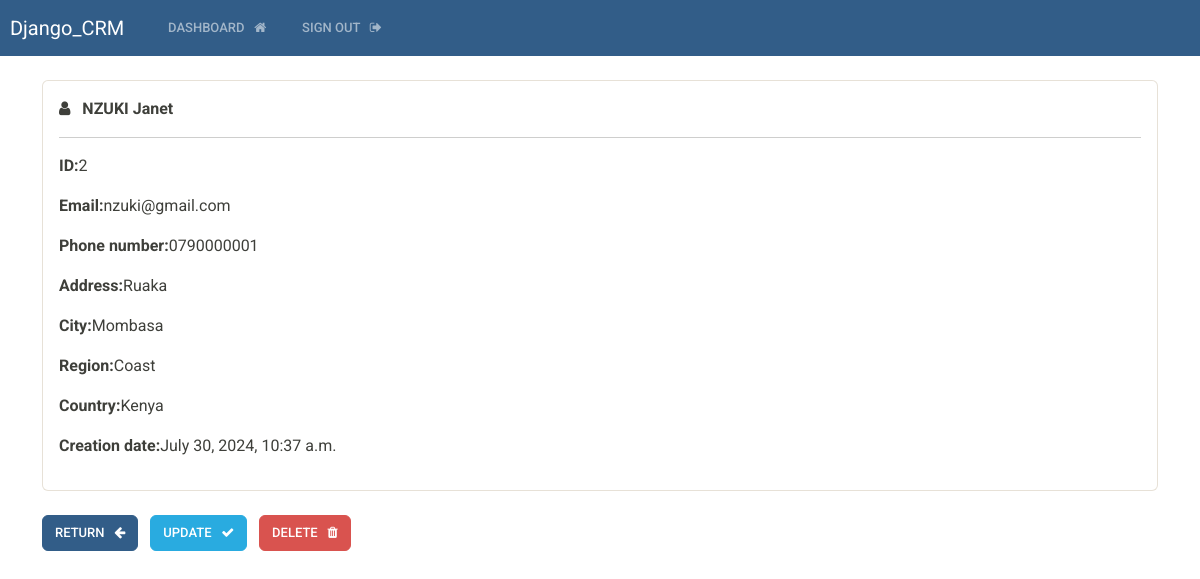
The page /record/2 (signed in) on the database its author committed.
### base/models.py (models this page shows)
class Record(models.Model):
    creation_date = models.DateTimeField(auto_now_add=True)
    first_name = models.CharField(max_length=100)
    last_name = models.CharField(max_length=100)
    email = models.CharField(max_length=200)
    phone = models.CharField(max_length=30)
    address = models.CharField(max_length=100)
    city = models.CharField(max_length= 200)
    region = models.CharField(max_length=150)
    country = models.CharField(max_length=155)

### base/views.py (the view)
# urls.py: path('record/<int:pk>', views.record, name='record'),
@login_required(login_url='login')
def record(request, pk):
    all_records = Record.objects.get(id=pk)
    context={'record': all_records}
    return render (request, 'base/view_record.html', context=context)

### base/templates/base/view_record.html (shortened to what this page needs)
{% extends 'base/base.html' %}
{% block content %}
    <div class="card">
        <div class="card-body">
            <i class="fa fa-user" aria-hidden="true"></i> &nbsp;
            <strong>
                {{record.last_name|upper}}
                {{record.first_name}}
            </strong>
            <hr>
            <p><strong>ID:</strong>{{record.id}}</p>
            <p><strong>Email:</strong>{{record.email}}</p>
            <p><strong>Phone number:</strong>{{record.phone}}</p>
            <p><strong>Address:</strong>{{record.address}}</p>
            <p><strong>City:</strong>{{record.city}}</p>
            <p><strong>Region:</strong>{{record.region}}</p>
            <p><strong>Country:</strong>{{record.country}}</p>
            <p><strong>Creation date:</strong>{{record.creation_date}}</p>
        </div>
    </div>
    <br>
    <a href="{%url 'dashboard'%}" class="btn btn-primary">Return &nbsp; <i class="fa fa-arrow-left" aria-hidden="true"></i></a>
    <a href="{%url 'update_record' record.id%}" class="btn btn-info">Update  &nbsp; <i class="fa fa-check" aria-hidden="true"></i></a>
    <a href="{%url 'delete_record' record.id%}" class="btn btn-danger">Delete &nbsp; <i class="fa fa-trash" aria-hidden="true"></i></a>
{% endblock %}

### rows shown on the page
Record: last_name "NZUKI", first_name "Janet", id "2", email "nzuki@gmail.com", phone "0790000001", address "Ruaka", city "Mombasa", region "Coast", country "Kenya", creation_date "July 30, 2024, 10:37 a.m."
